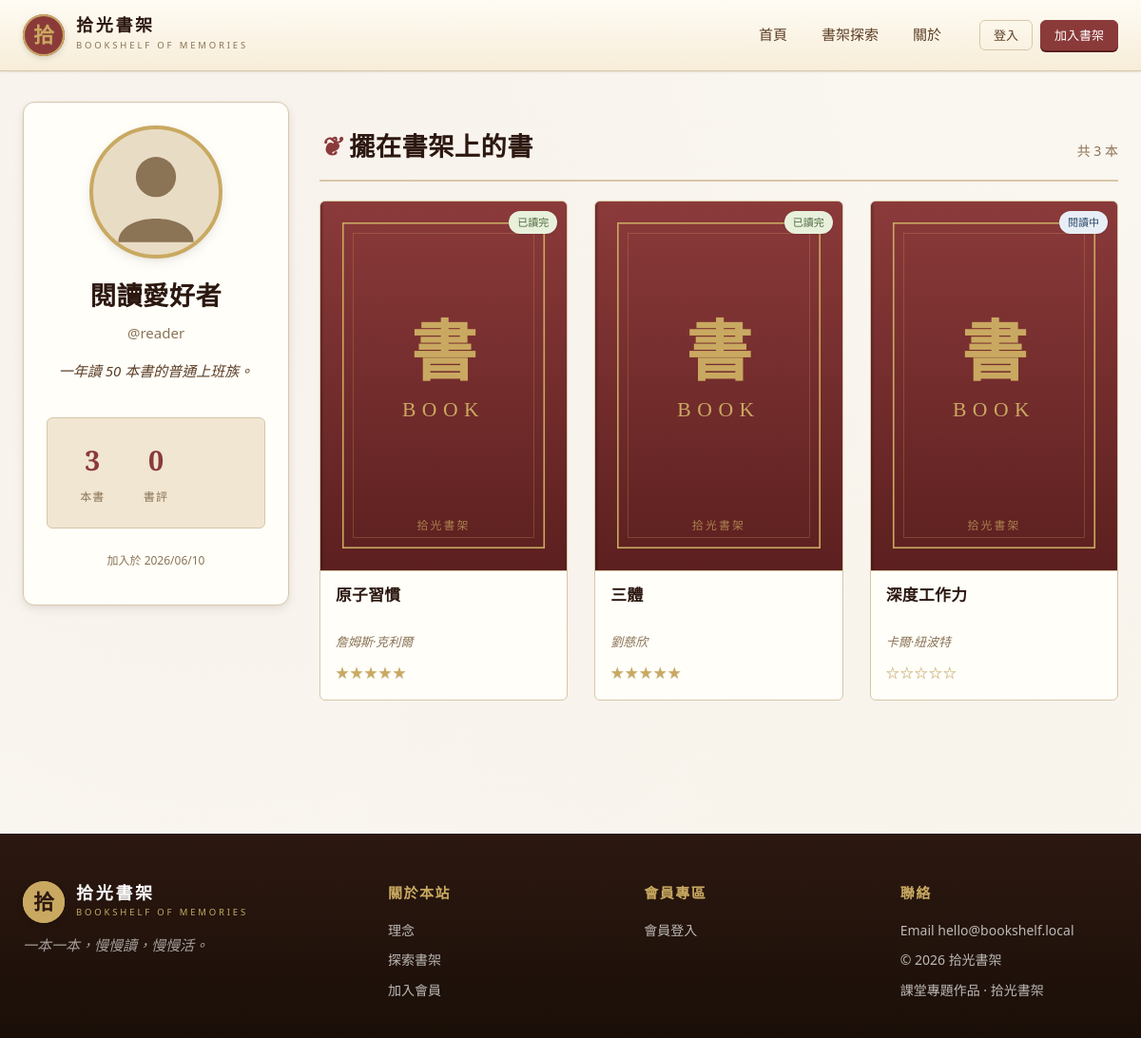
Screenshot of /profile.php?id=2 with the database file from the repository.
### tables this page shows
CREATE TABLE users (
    id            INT AUTO_INCREMENT PRIMARY KEY,
    username      VARCHAR(50)  NOT NULL UNIQUE,
    email         VARCHAR(120) NOT NULL UNIQUE,
    password_hash VARCHAR(255) NOT NULL,
    display_name  VARCHAR(80)  NOT NULL,
    avatar        VARCHAR(255) DEFAULT NULL,
    bio           TEXT         DEFAULT NULL,
    role          ENUM('user','admin') NOT NULL DEFAULT 'user',
    status        ENUM('active','banned') NOT NULL DEFAULT 'active',
    created_at    DATETIME     NOT NULL DEFAULT CURRENT_TIMESTAMP
);

CREATE TABLE books (
    id            INT AUTO_INCREMENT PRIMARY KEY,
    user_id       INT          NOT NULL,
    title         VARCHAR(200) NOT NULL,
    author        VARCHAR(120) NOT NULL,
    isbn          VARCHAR(20)  DEFAULT NULL,
    cover_image   VARCHAR(255) DEFAULT NULL,
    description   TEXT         DEFAULT NULL,
    category_id   INT          DEFAULT NULL,
    status        ENUM('want','reading','finished') NOT NULL DEFAULT 'want',
    rating        TINYINT      DEFAULT NULL,         
    page_count    INT          DEFAULT NULL,
    published_year INT         DEFAULT NULL,
    publisher     VARCHAR(120) DEFAULT NULL,
    created_at    DATETIME     NOT NULL DEFAULT CURRENT_TIMESTAMP,
    updated_at    DATETIME     NOT NULL DEFAULT CURRENT_TIMESTAMP ON UPDATE CURRENT_TIMESTAMP,
    FOREIGN KEY (user_id)     REFERENCES users(id)      ON DELETE CASCADE,
    FOREIGN KEY (category_id) REFERENCES categories(id) ON DELETE SET NULL
);

### includes/db.php (called while the page is built, shortened)
<?php
function db(): PDO
{
    static $pdo = null;
    if ($pdo === null) {
        $dsn = sprintf('mysql:host=%s;dbname=%s;charset=%s', DB_HOST, DB_NAME, DB_CHARSET);
        try {
            $pdo = new PDO($dsn, DB_USER, DB_PASS, [
                PDO::ATTR_ERRMODE            => PDO::ERRMODE_EXCEPTION,
                PDO::ATTR_DEFAULT_FETCH_MODE => PDO::FETCH_ASSOC,
                PDO::ATTR_EMULATE_PREPARES   => false,
            ]);
        } catch (PDOException $e) {
            http_response_code(500);
            die('<h2>資料庫連線失敗</h2><pre>' . htmlspecialchars($e->getMessage()) . '</pre>');
        }
    }
    return $pdo;
}

### profile.php (the view, shortened to what this page needs)
<?php
require_once __DIR__ . '/includes/functions.php';
$id = (int)($_GET['id'] ?? 0);
$stmt = db()->prepare('SELECT * FROM users WHERE id = ?');
$stmt->execute([$id]);
$user = $stmt->fetch();
$bookCount = (int)db()->query('SELECT COUNT(*) FROM books WHERE user_id=' . (int)$id)->fetchColumn();
$revCount  = (int)db()->query('SELECT COUNT(*) FROM reviews WHERE user_id=' . (int)$id)->fetchColumn();
$books = db()->prepare("
    SELECT b.*, c.name AS cat_name FROM books b
 LEFT JOIN categories c ON c.id=b.category_id
    WHERE b.user_id = ? ORDER BY b.created_at DESC LIMIT 12
");
$books->execute([$id]);
$books = $books->fetchAll();
require_once __DIR__ . '/includes/header.php';
?>
<div style="display:grid; grid-template-columns:280px 1fr; gap:32px; align-items:start;">
  <aside class="card text-center" style="position:sticky; top:90px;">
    <div style="width:140px; height:140px; border-radius:50%; margin:0 auto 16px; background:url('<?= e($user['avatar'] ?: 'assets/images/default_avatar.svg') ?>') center/cover; border:4px solid var(--gold); box-shadow:var(--shadow);"></div>
    <h2 class="mb-0"><?= e($user['display_name']) ?></h2>
    <p class="text-muted" style="margin-top:4px;">@<?= e($user['username']) ?>
    </p>
    <p style="font-style:italic; color:var(--ink-soft); min-height:3em;"><?= e($user['bio'] ?: '（這位書友很神秘，沒有留下簡介）') ?></p>
    <div class="book-stat-grid mt-2">
      <div class="book-stat"><span class="num"><?= $bookCount ?></span><span class="lbl">本書</span></div>
      <div class="book-stat"><span class="num"><?= $revCount ?></span><span class="lbl">書評</span></div>
    </div>
    <p class="text-muted" style="font-size:12px; margin-top:16px;">
      加入於 <?= e(date('Y/m/d', strtotime($user['created_at']))) ?>
    </p>
  </aside>
  <div>
    <div class="section-title mt-3">
      <h2>擺在書架上的書</h2>
      <span class="more">共 <?= $bookCount ?> 本</span>
    </div>
    <?php if (!$books): ?>
      <div class="empty">
        <div class="empty-icon">📖</div>
        <h3>書架上空空的</h3>
      </div>
    <?php else: ?>
      <div class="book-grid">
        <?php foreach ($books as $b): ?>
          <article class="book-card">
            <a href="book_detail.php?id=<?= (int)$b['id'] ?>" class="book-cover">
              <span class="book-status <?= e($b['status']) ?>"><?= e(status_label($b['status'])) ?></span>
              <img src="<?= e($b['cover_image'] ?: 'assets/images/default_cover.svg') ?>" alt="">
            </a>
            <div class="book-body">
              <h3 class="book-title"><a href="book_detail.php?id=<?= (int)$b['id'] ?>"><?= e($b['title']) ?></a></h3>
              <p class="book-author"><?= e($b['author']) ?></p>
              <?= render_stars($b['rating']) ?>
            </div>
          </article>
        <?php endforeach; ?>
      </div>
    <?php endif; ?>
  </div>
</div>
<?php require_once __DIR__ . '/includes/footer.php'; ?>

### assets/css/style.css (style rules this page uses)
:root { --bg: #FAF6F0; --bg-2: #F0E6D2; --bg-card: #FFFEF9; --ink: #2C1810; --ink-soft: #5C3D24; --muted: #8B7355; --line: #D8C7A8; --accent: #8B3A3A; --accent-d: #5C1F1F; --gold: #C9A961; --gold-d: #A88B4A; --green: #4F6B3E; --blue: #2D4A6B; --shadow-sm: 0 1px 2px rgba(44,24,16,0.06), 0 1px 3px rgba(44,24,16,0.04); --shadow: 0 4px 12px rgba(44,24,16,0.08), 0 2px 4px rgba(44,24,16,0.04); --shadow-lg: 0 16px 40px rgba(44,24,16,0.12), 0 4px 12px rgba(44,24,16,0.06); --radius: 6px; --radius-lg: 12px; --serif: "Noto Serif TC", "Cormorant Garamond", "Source Han Serif TC", "PMingLiU", serif; --sans: "Noto Sans TC", "PingFang TC", "Microsoft JhengHei", system-ui, sans-serif; }
* { box-sizing: border-box; }
html, body { margin: 0; padding: 0; }
body { font-family: var(--sans); background: var(--bg); color: var(--ink); line-height: 1.7; font-size: 15px; background-image: radial-gradient(circle at 20% 30%, rgba(139,58,58,0.025) 0, transparent 60%), radial-gradient(circle at 80% 70%, rgba(201,169,97,0.04) 0, transparent 50%); min-height: 100vh; display: flex; flex-direction: column; }
a { color: var(--accent); text-decoration: none; transition: color .2s; }
h1, h2, h3, h4 { font-family: var(--serif); color: var(--ink); font-weight: 700; letter-spacing: 0.02em; margin: 0 0 0.6em; }
h2 { font-size: 1.7rem; }
h3 { font-size: 1.25rem; }
p { margin: 0 0 1em; }
img { max-width: 100%; height: auto; display: block; }
.card { background: var(--bg-card); border: 1px solid var(--line); border-radius: var(--radius-lg); padding: 24px; box-shadow: var(--shadow); }
.card h2, .card h3 { margin-top: 0; }
.book-grid { display: grid; grid-template-columns: repeat(auto-fill, minmax(220px, 1fr)); gap: 28px; }
.book-card { background: var(--bg-card); border: 1px solid var(--line); border-radius: var(--radius); overflow: hidden; transition: all .3s; position: relative; display: flex; flex-direction: column; }
.book-cover { position: relative; aspect-ratio: 2/3; background: linear-gradient(135deg, #B8956A, #8B6F47); overflow: hidden; border-bottom: 1px solid var(--line); }
.book-cover img { width: 100%; height: 100%; object-fit: cover; display: block; transition: transform .4s; }
.book-cover::after { content: ""; position: absolute; left: 0; top: 0; bottom: 0; width: 4px; background: linear-gradient(90deg, rgba(0,0,0,0.25), transparent); }
.book-status { position: absolute; top: 10px; right: 10px; padding: 3px 9px; background: rgba(255,255,255,0.95); color: var(--ink); font-size: 11px; font-weight: 500; border-radius: 100px; box-shadow: var(--shadow-sm); z-index: 2; }
.book-status.reading { background:#E8EEF5; color:var(--blue); }
.book-status.finished { background:#E8F0DC; color:var(--green); }
.book-body { padding: 14px 16px 16px; flex: 1; display: flex; flex-direction: column; }
.book-title { font-family: var(--serif); font-size: 1.05rem; font-weight: 700; color: var(--ink); line-height: 1.35; margin: 0 0 4px; display: -webkit-box; -webkit-line-clamp: 2; -webkit-box-orient: vertical; overflow: hidden; min-height: 2.7em; }
.book-title a { color: inherit; }
.book-author { font-size: 13px; color: var(--muted); margin: 0 0 10px; font-style: italic; }
.section-title { display: flex; align-items: baseline; justify-content: space-between; margin: 0 0 20px; padding-bottom: 12px; border-bottom: 2px double var(--line); }
.section-title h2 { margin: 0; }
.section-title .more { font-size: 14px; color: var(--muted); }
.section-title h2::before { content: "❦ "; color: var(--accent); font-style: italic; }
.book-stat-grid { display: grid; grid-template-columns: repeat(3, 1fr); gap: 12px; margin: 24px 0; padding: 20px; background: var(--bg-2); border-radius: var(--radius); border: 1px solid var(--line); }
.book-stat { text-align: center; }
.book-stat .num { font-family: var(--serif); font-size: 1.8rem; font-weight: 700; color: var(--accent); display: block; }
.book-stat .lbl { font-size: 12px; color: var(--muted); letter-spacing: 0.1em; }
.text-center { text-align: center; }
.text-muted { color: var(--muted); }
.mt-2 { margin-top: 16px; }
.mt-3 { margin-top: 24px; }
.mb-0 { margin-bottom: 0 !important; }

### rows the page displays
users: display_name "閱讀愛好者", username "reader", bio "一年讀 50 本書的普通上班族。", created_at "2026/06/10"
books: status "已讀完", title "原子習慣", author "詹姆斯·克利爾", rating "★★★★★"
books: status "已讀完", title "三體", author "劉慈欣", rating "★★★★★"
books: status "閱讀中", title "深度工作力", author "卡爾·紐波特", rating "☆☆☆☆☆"

### other values shown
$bookCount "3"
$revCount "0"
SITE_TAG "一本一本，慢慢讀，慢慢活。"
SITE_NAME "拾光書架"
